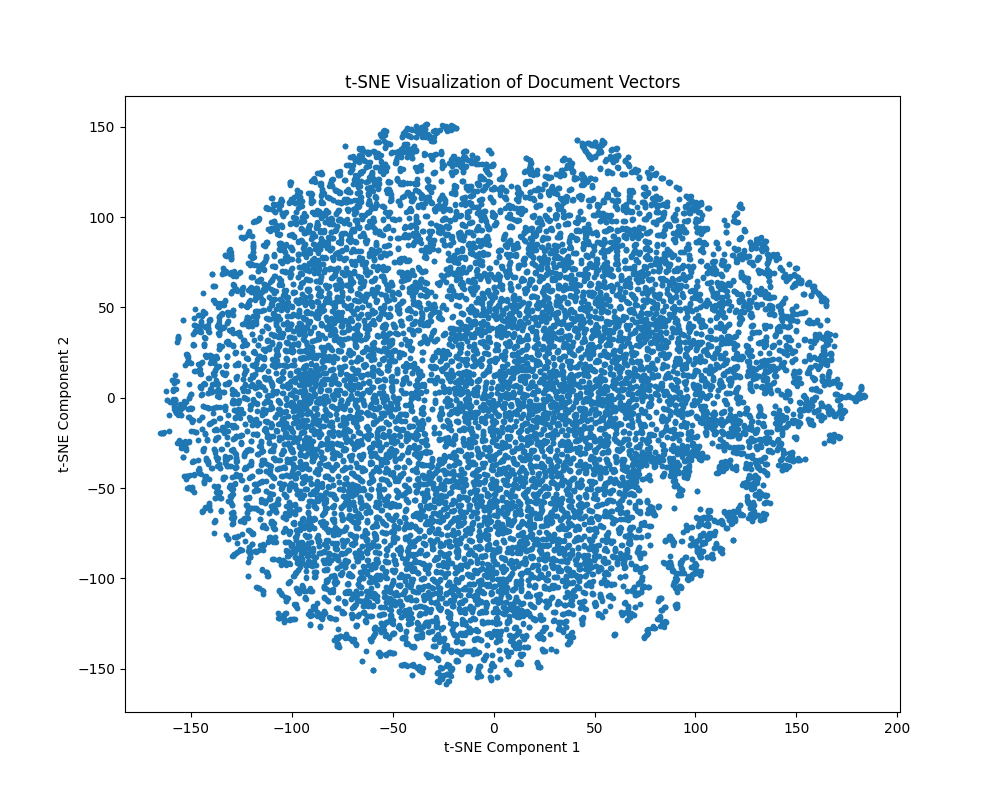

The script that drew this image:
from gensim.models import Doc2Vec
from sklearn.manifold import TSNE
import matplotlib.pyplot as plt
import numpy as np
from tqdm import tqdm

# 加载 Doc2Vec 模型
model_path = './doc2vec_model'
model = Doc2Vec.load(model_path)

# 获取所有文档向量并转换为 NumPy 数组，添加进度条显示
doc_vectors = []
num_documents = len(model.docvecs)
with tqdm(total=num_documents, desc='Extracting document vectors') as pbar:
    for i in range(num_documents):
        doc_vectors.append(model.docvecs[i])
        pbar.update(1)  # 更新进度条

doc_vectors = np.array(doc_vectors)

# 使用 t-SNE 进行降维
tsne = TSNE(n_components=2, perplexity=30, n_iter=2000, random_state=42, n_jobs=-1)

# t-SNE 转换，添加进度条显示
with tqdm(total=len(doc_vectors), desc='Applying t-SNE') as pbar:
    tsne_vectors = tsne.fit_transform(doc_vectors)
    pbar.update(len(doc_vectors))  # 更新进度条

# 绘制 t-SNE 可视化图
plt.figure(figsize=(10, 8))
plt.scatter(tsne_vectors[:, 0], tsne_vectors[:, 1], marker='.')
plt.title('t-SNE Visualization of Document Vectors')
plt.xlabel('t-SNE Component 1')
plt.ylabel('t-SNE Component 2')
plt.show()
